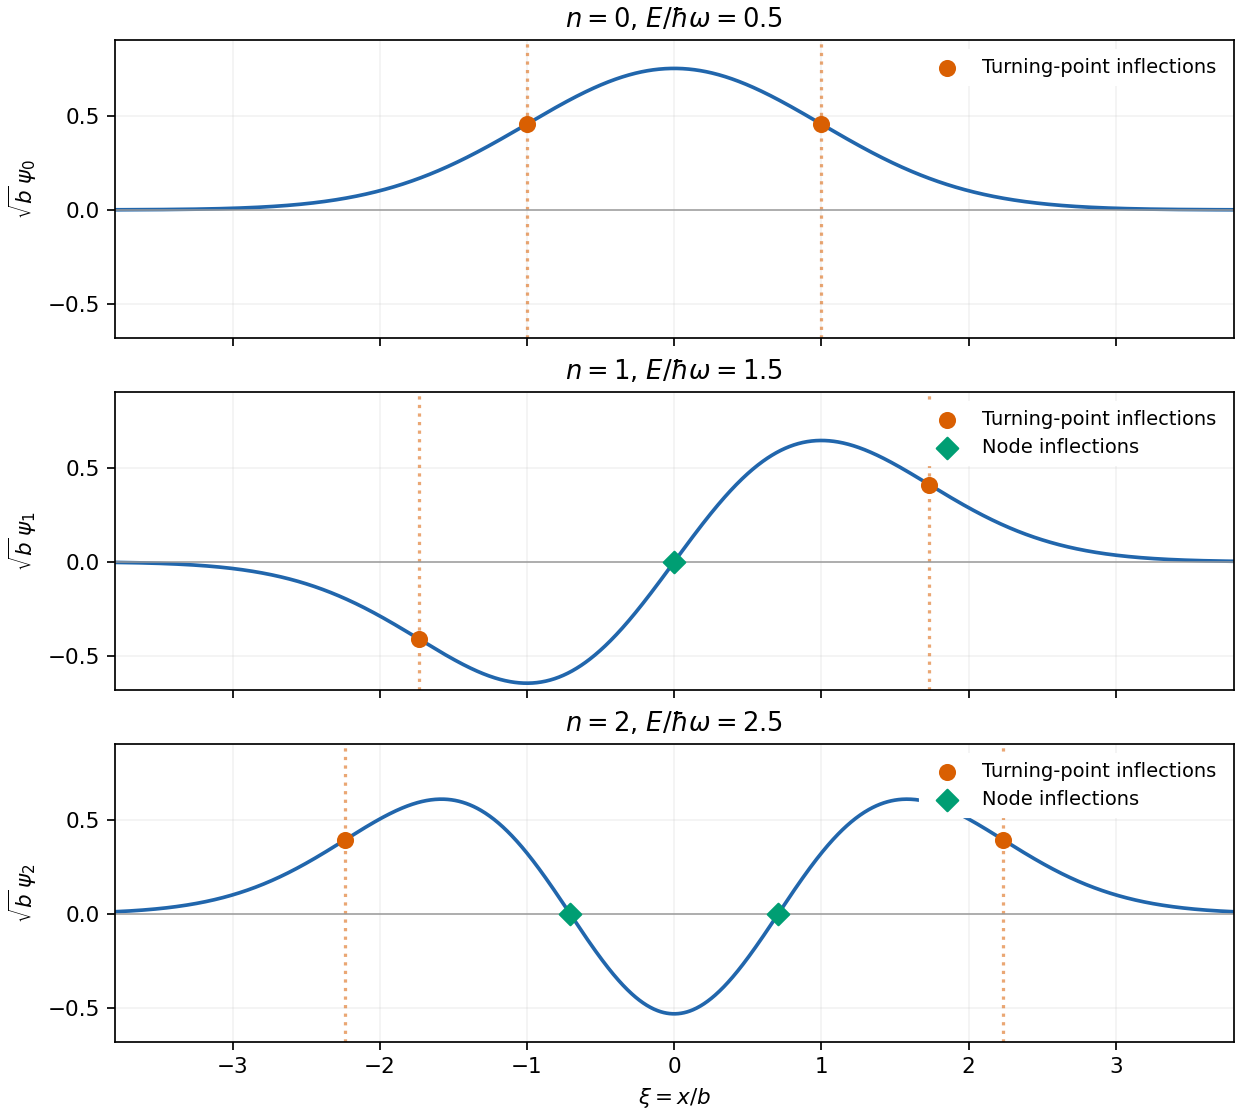

Reproduce this figure in Python.
"""Original oscillator eigenfunctions. Python 3.14, numpy, matplotlib; output cwd."""
import numpy as np
import matplotlib
matplotlib.use('Agg')
import matplotlib.pyplot as plt


def psi(n,x):
    p=np.pi**(-.25)*np.exp(-x*x/2)
    return p if n==0 else np.sqrt(2)*x*p if n==1 else (2*x*x-1)*p/np.sqrt(2)


def main():
    xx=np.linspace(-4,4,1600)
    fig,axs=plt.subplots(3,1,figsize=(8,7.2),sharex=True,layout='constrained',facecolor='white')
    for n,ax in enumerate(axs):
        ax.plot(xx,psi(n,xx),color='#2166ac',lw=1.7)
        turn=np.array([-1.,1.])*np.sqrt(2*n+1)
        nodes=[] if n==0 else [0.] if n==1 else [-1/np.sqrt(2),1/np.sqrt(2)]
        ax.scatter(turn,psi(n,turn),color='#d95f02',s=48,zorder=4,label='Turning-point inflections')
        if nodes:ax.scatter(nodes,psi(n,np.array(nodes)),color='#009e73',s=50,marker='D',zorder=4,label='Node inflections')
        for x in turn:ax.axvline(x,color='#d95f02',ls=':',alpha=.55)
        ax.axhline(0,color='#999999',lw=.7)
        ax.set(ylabel=fr'$\sqrt{{b}}\,\psi_{n}$',title=fr'$n={n}$, $E/\hbar\omega={n+.5}$',ylim=(-.68,.9))
        ax.grid(alpha=.15)
        ax.legend(frameon=True,facecolor='white',edgecolor='white',framealpha=1,fontsize=9,loc='upper right')
    axs[-1].set(xlabel=r'$\xi=x/b$',xlim=(-3.8,3.8))
    fig.savefig('paper-1-oscillator-inflections.png',dpi=155,facecolor='white')
    plt.close(fig)

if __name__=='__main__':main()
